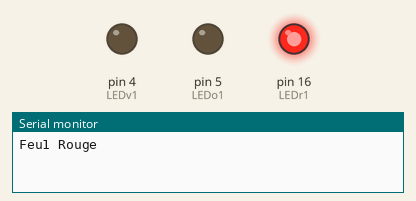
Simulated run of this sketch. Board: Arduino Uno, built with avr-gcc and run on an emulated ATmega328P. On the bench: output pins drawn as LEDs (lit = HIGH), the last lines printed to the serial monitor.

Above: at 15.0 s.
At 31.0 s:
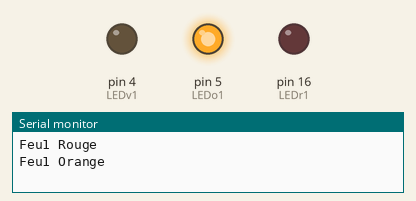
At 47.0 s:
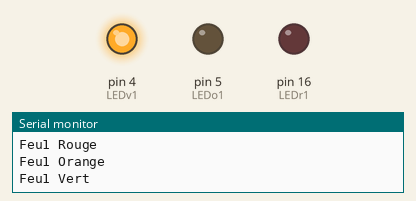
Timing chart, 0 to 80.6 s (numbered marks = the images above):
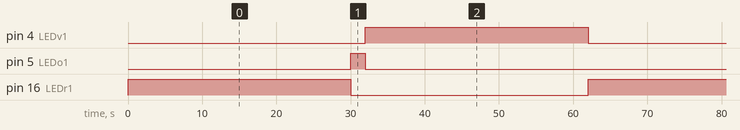

Measured:
- by itself, pin 4 (LEDv1), pin 16 (LEDr1): alternates HIGH for 30.0 s and LOW for 32.0 s
- by itself, pin 5 (LEDo1): alternates HIGH for 2.0 s and LOW for 60.0 s

The sketch:

FeuDynamique.ino
```cpp
// Declaration des LED

int LEDr1 = 16 ; //GPIO 16
int LEDo1 = 5;   //GPIO 5
int LEDv1 = 4;   //GPIO 4

int Bp2 = 0;

int buttonStateBp2 = 0;

void setup() {

  pinMode(LEDr1, OUTPUT);
  pinMode(LEDo1, OUTPUT);
  pinMode(LEDv1, OUTPUT);

  Serial.begin(9600);

//Buttons

  pinMode(Bp2, INPUT);

}

void loop() {


  //rouge
  Serial.println("Feu1 Rouge");
  digitalWrite( LEDr1, HIGH);
  digitalWrite( LEDo1, LOW);
  digitalWrite( LEDv1, LOW);

  delay(30000);

// Orange
 Serial.println("Feu1 Orange");
  digitalWrite( LEDr1, LOW);
  digitalWrite( LEDo1, HIGH);
  digitalWrite( LEDv1, LOW);

  delay(2000);


  //vert

  Serial.println("Feu1 Vert");
  digitalWrite( LEDr1, LOW);
  digitalWrite( LEDo1, LOW);
  digitalWrite( LEDv1, HIGH);

  buttonStateBp2 = digitalRead(Bp2);
   if (buttonStateBp2 == HIGH) {
      delay(15000);
  } else {
      delay(30000);
  }


}
```
